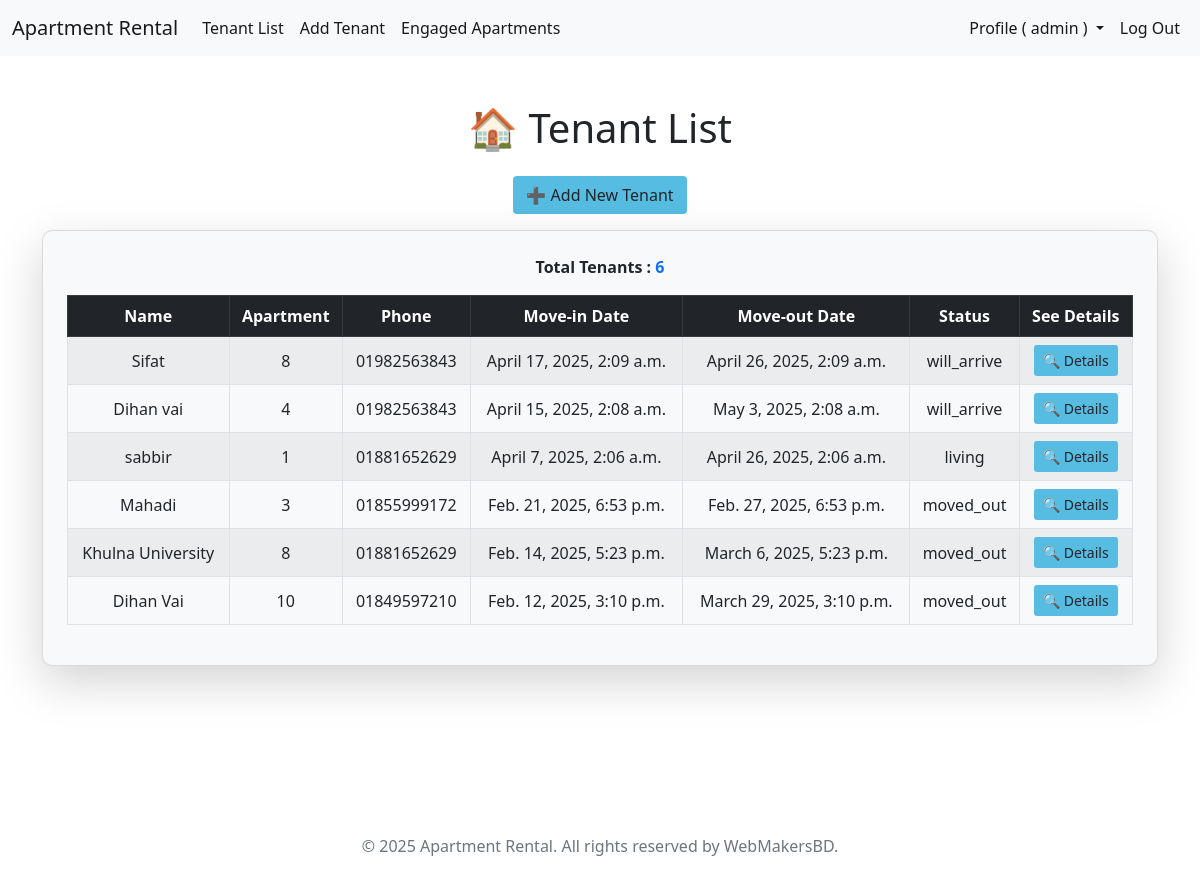
The app's page / (signed in) with its own data.
### tenants/models.py (models this page shows, shortened)
class Tenant(models.Model):
    choices = [
        ('will_arrive', 'Will Arrive'),
        ('living', 'Living'),
        ('moved_out', 'Moved Out'),
    ]
    name = models.CharField(max_length=50)
    contact = models.CharField(max_length=15)
    apartment = models.ForeignKey(Apartment, on_delete=models.CASCADE)
    move_in_date = models.DateTimeField()
    move_out_date = models.DateTimeField(null=True, blank=True)
    remarks = models.TextField(blank=True, null=True, help_text="Additional details about the tenant.")
    status = models.CharField(max_length=15, choices=choices,)

class Apartment(models.Model):
    number = models.PositiveIntegerField(unique=True)
    is_booked = models.BooleanField(default=False)

### tenants/views.py (the view)
# urls.py: path('', tenant_list, name='tenant_list'),
def tenant_list(request):
    user = request.user
    if user.is_authenticated and user.is_superuser:  # Ensure only admin users can access
        tenants = Tenant.objects.all().order_by('-move_in_date')  # Fetch all tenants
        for tenant in tenants:
            update_tenant_status(tenant)
        return render(request, 'tenants/tenant_list.html', {'tenants': tenants})
    else:
        messages.error(request, 'You have to log in as an Admin to access this page.')
        return redirect('login')

### tenants/views.py (called while the page is built)
def update_apartment_status():
    now = timezone.now() + timezone.timedelta(hours=6, minutes=0)  # Adjust time to match timezone
    Apartment.objects.update(is_booked=False)  # Reset all apartments to unbooked
    Apartment.objects.filter(tenant__move_in_date__lte=now, tenant__move_out_date__gte=now).update(is_booked=True)

def update_tenant_status(tenant):
    now = timezone.now() + timezone.timedelta(hours=6, minutes=0)  # Adjust time to match timezone
    if tenant.move_in_date > now:
        tenant.status = 'will_arrive'  # Tenant has not yet moved in
    elif tenant.move_out_date and tenant.move_out_date < now:
        tenant.status = 'moved_out'  # Tenant has already moved out
    else:
        tenant.status = 'living'  # Tenant is currently living in the apartment
    tenant.save()  # Save updated status
    update_apartment_status()  # Update apartment booking status accordingly

### templates/tenants/tenant_list.html (shortened to what this page needs)
{% extends 'base.html' %}
{% load static %}
{% block extra_head %}
    <link rel="stylesheet" href="{% static 'css/tenants/tenant_list.css' %}">
{% endblock %}
{% block content %}
<div class="container mt-5">
  <div class="text-center">
    <h1 class="mb-4">🏠 Tenant List</h1>
    <a class="btn mb-3" href="{% url 'add_tenant' %}">
      ➕ Add New Tenant
    </a>
  </div>
  {% if tenants %}
  <div class="card shadow-lg p-4">
    <p class="fw-bold text-center">
      Total Tenants : <span class="text-primary">{{ tenants|length }}</span>
    </p>
    <div class="table-responsive">
      <table
        class="table table-striped table-hover table-bordered text-center align-middle"
      >
        <thead class="table-dark">
          <tr>
            <th>Name</th>
            <th>Apartment</th>
            <th>Phone</th>
            <th>Move-in Date</th>
            <th>Move-out Date</th>
            <th>Status</th>
            <th>See Details</th>
          </tr>
        </thead>
        <tbody>
          {% for tenant in tenants %}
          <tr>
            <td>{{ tenant.name }}</td>
            <td>{{ tenant.apartment.number }}</td>
            <td>{{ tenant.contact }}</td>
            <td>{{ tenant.move_in_date }}</td>
            <td>{{ tenant.move_out_date|default:"N/A" }}</td>
            <td>{{ tenant.status }}</td>
            <td>
              <a
                href="{% url 'tenant_details' tenant.id %}"
                class="btn  btn-sm"
                >🔍 Details</a
              >
            </td>
          </tr>
          {% endfor %}
        </tbody>
      </table>
    </div>
  </div>
  {% else %}
  <div class="alert alert-warning text-center">
    <p>No tenants found.</p>
  </div>
  {% endif %}
</div>
{% endblock %}

### templates/base.html (shortened to what this page needs)
{% load static %}
<!DOCTYPE html>
<html lang="en">
  <head>
    <link
      href="https://cdn.jsdelivr.net/npm/bootstrap@5.0.2/dist/css/bootstrap.min.css"
      rel="stylesheet"
    />
    {% block extra_head %} {% endblock %}
  </head>
  <body>
    <header>
      <nav class="navbar navbar-expand-lg navbar-light bg-light">
        <div class="container-fluid">
            <a class="navbar-brand" href="{% url 'tenant_list' %}">Apartment Rental</a>
            <div class="collapse navbar-collapse" id="navbarSupportedContent">
                <ul class="navbar-nav me-auto mb-2 mb-lg-0">
                    <li class="nav-item">
                        <a class="nav-link active" aria-current="page" href="{% url 'tenant_list' %}">Tenant List</a>
                    </li>
                    <li class="nav-item">
                        <a class="nav-link active" href="{% url 'add_tenant' %}">Add Tenant</a>
                    </li>
                    <li class="nav-item">
                      <a class="nav-link active" href="{% url 'engaged_apartments' %}">Engaged Apartments</a>
                    </li>
                </ul>
                <ul class="navbar-nav ms-auto mb-2 mb-lg-0">
                    {% if user.is_authenticated %}
                    <li class="nav-item dropdown">
                      <a class="nav-link active dropdown-toggle" href="#" role="button" data-bs-toggle="dropdown" aria-expanded="false">
                       Profile ( {{ user.username }} )
                      </a>
                    </li>
                    <li class="nav-item">
                        <a class="nav-link active" href="{% url 'logout' %}">Log Out</a>
                    </li>
                    {% endif %}
                </ul>
            </div>
        </div>
    </nav>
    </header>
    <main>
      {% block content %}
      {% endblock %}
    </main>
    <br /><br /><br /><br /><br /><br /><br />
    <footer class="footer text-center text-muted">
      <p>&copy; 2025 Apartment Rental. All rights reserved by WebMakersBD.</p>
    </footer>
  </body>
</html>

### static/css/tenants/tenant_list.css (style rules this page uses)
.card { border-radius: 10px; background: #f8f9fa; }
.btn { transition: all 0.3s ease-in-out; background-color: #57bce2 }
.table th, .table td { text-align: center; vertical-align: middle; overflow: hidden; white-space: nowrap; }

### records on screen
Tenant: name "Sifat", apartment.number "8", contact "01982563843", move_in_date "April 17, 2025, 2:09 a.m.", move_out_date "April 26, 2025, 2:09 a.m.", status "will_arrive"
Tenant: name "Dihan vai", apartment.number "4", contact "01982563843", move_in_date "April 15, 2025, 2:08 a.m.", move_out_date "May 3, 2025, 2:08 a.m.", status "will_arrive"
Tenant: name "sabbir", apartment.number "1", contact "01881652629", move_in_date "April 7, 2025, 2:06 a.m.", move_out_date "April 26, 2025, 2:06 a.m.", status "living"
Tenant: name "Mahadi", apartment.number "3", contact "01855999172", move_in_date "Feb. 21, 2025, 6:53 p.m.", move_out_date "Feb. 27, 2025, 6:53 p.m.", status "moved_out"
Tenant: name "Khulna University", apartment.number "8", contact "01881652629", move_in_date "Feb. 14, 2025, 5:23 p.m.", move_out_date "March 6, 2025, 5:23 p.m.", status "moved_out"
Tenant: name "Dihan Vai", apartment.number "10", contact "01849597210", move_in_date "Feb. 12, 2025, 3:10 p.m.", move_out_date "March 29, 2025, 3:10 p.m.", status "moved_out"

### other values on screen
{{ user.username }} "admin"
{{ tenants|length }} "6"
